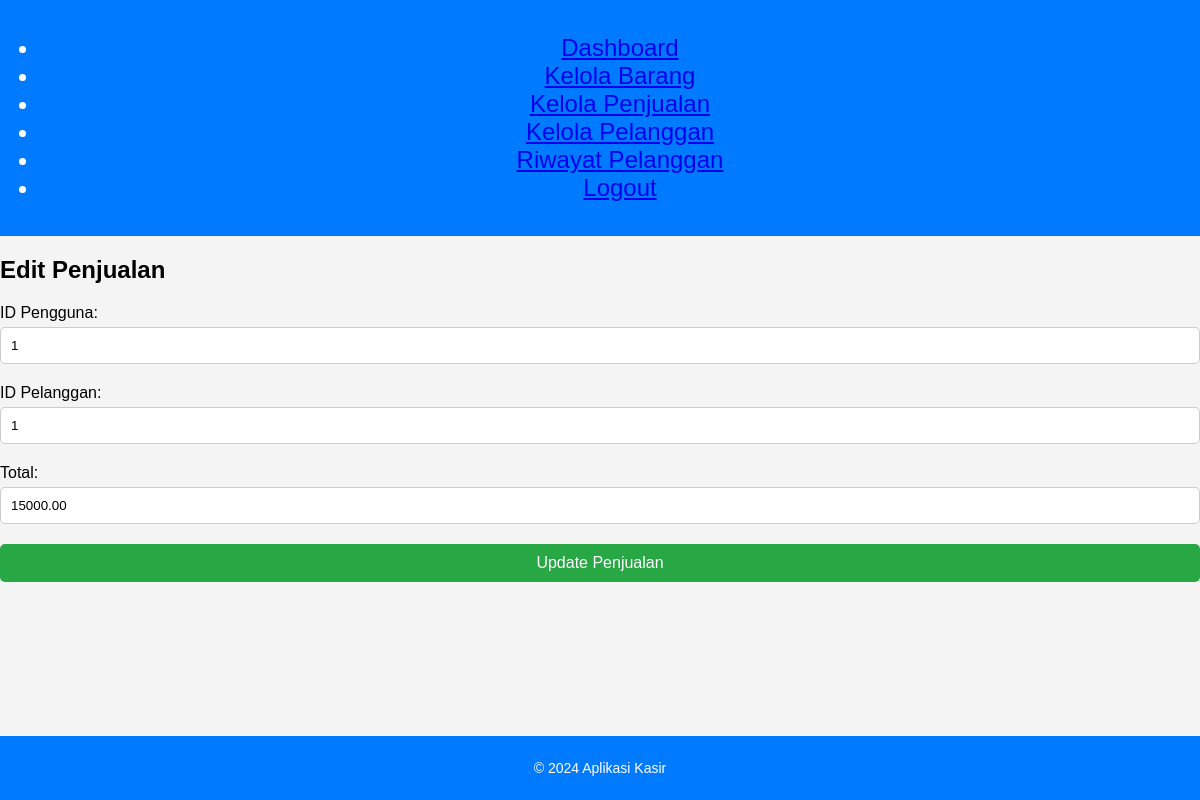
The page /edit_sale.php?id=1 (signed in) on the database its author committed.
### tables this page shows
CREATE TABLE `penjualan` (
  `id` int(11) NOT NULL,
  `id_pengguna` int(11) DEFAULT NULL,
  `id_pelanggan` int(11) DEFAULT NULL,
  `total` decimal(10,2) NOT NULL,
  `tanggal_penjualan` timestamp NOT NULL DEFAULT current_timestamp()
);

### classes/Sale.php (called while the page is built, shortened)
<?php
require_once 'Database.php';
class Sale {
    private $conn;
    private $table_name = 'penjualan';
    public $id;
    public function __construct() {
        $database = new Database();
        $this->conn = $database->getConnection();
    }
    public function readOne() {
        $query = "SELECT * FROM " . $this->table_name . " WHERE id = :id LIMIT 0,1";
        $stmt = $this->conn->prepare($query);
        $stmt->bindParam(':id', $this->id);
        $stmt->execute();
        return $stmt->fetch(PDO::FETCH_ASSOC);
    }
}
?>

### classes/Database.php (called while the page is built, shortened)
<?php
class Database {
    private $host = 'localhost';
    private $db_name = 'kasir2.1';
    private $username = 'root';
    private $password = '';
    public function getConnection() {
        $this->conn = null;
        try {
            $this->conn = new PDO("mysql:host=" . $this->host . ";dbname=" . $this->db_name, $this->username, $this->password);
            $this->conn->exec("set names utf8");
        } catch(PDOException $exception) {
            echo "Connection error: " . $exception->getMessage();
        }
        return $this->conn;
    }
}
?>

### edit_sale.php (the view, shortened to what this page needs)
<?php
require_once 'classes/Sale.php';
$sale = new Sale();
if (isset($_GET['id'])) {
    $sale->id = $_GET['id'];
    $sale_data = $sale->readOne();
}
?>
<!DOCTYPE html>
<html>
<head>
    <link rel="stylesheet" type="text/css" href="css/styles.css">
</head>
<body>
    <?php include 'templates/header.php'; ?>
    <h2>Edit Penjualan</h2>
    <form method="POST">
        ID Pengguna: <input type="text" name="id_pengguna" value="<?php echo $sale_data['id_pengguna']; ?>" required><br>
        ID Pelanggan: <input type="text" name="id_pelanggan" value="<?php echo $sale_data['id_pelanggan']; ?>" required><br>
        Total: <input type="number" step="0.01" name="total" value="<?php echo $sale_data['total']; ?>" required><br>
        <button type="submit">Update Penjualan</button>
    </form>
    <?php include 'templates/footer.php'; ?>
</body>
</html>

### css/styles.css (style rules this page uses)
body { font-family: Arial, sans-serif; background-color: #f4f4f4; margin: 0; padding: 0; }
form input[type="text"], form input[type="number"], form textarea, form select { width: calc(100% - 22px); padding: 10px; margin: 5px 0 20px 0; border: 1px solid #ccc; border-radius: 5px; }
form button[type="submit"] { width: 100%; padding: 10px; background: #28a745; color: white; border: none; border-radius: 5px; font-size: 16px; }

### rows shown on the page
penjualan: id_pengguna "1", id_pelanggan "1", total "15000.00"
